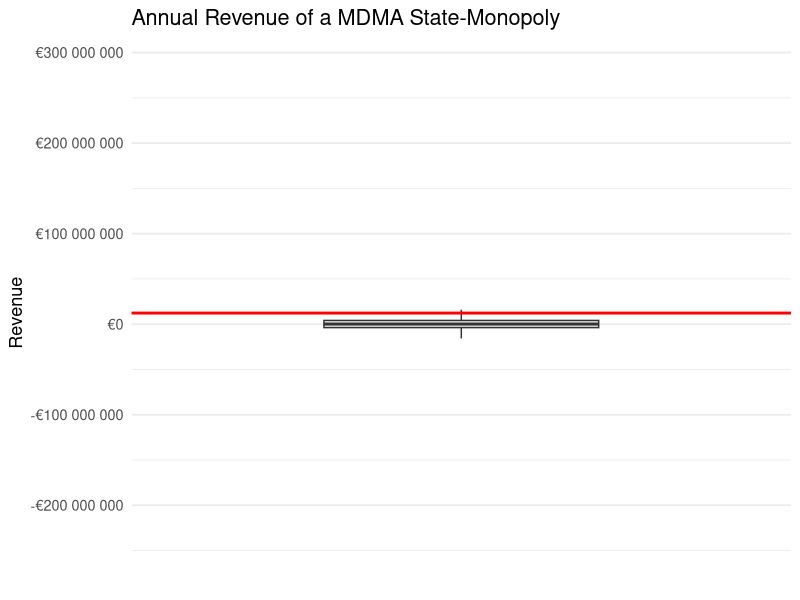
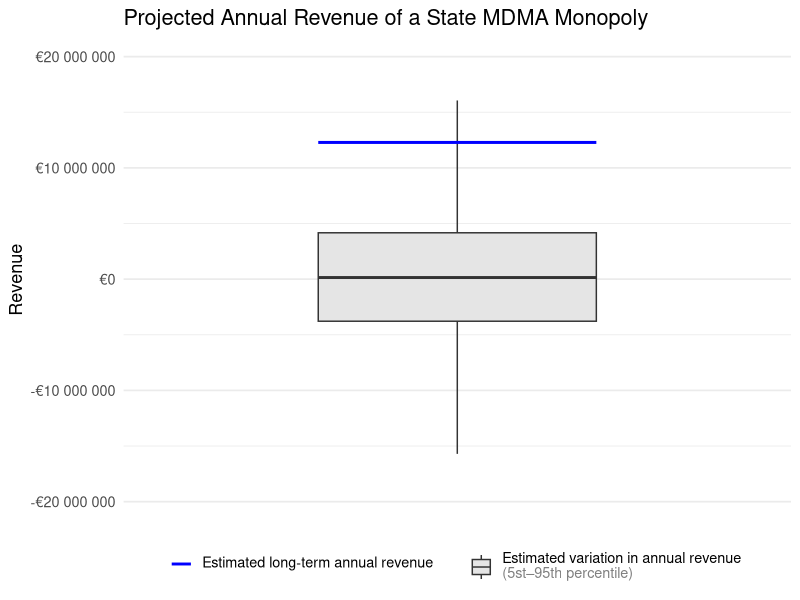

Write the R code that produced these figures, in order.
## ---- chunk 1

number_consumers <- 550000

# assumed normal distribution
intensity_mean <- 2
intensity_sd <- 0.5

# assumed uniform distribution
mkr_estimate <- 0.8
mkr_lower <- 0.4
mkr_upper <- 0.9

# assumed uniform distribution
price_estimate <- 5
price_lower <- 3
price_upper <- 8

# assumed uniform distribution
cost_estimate <- 2
cost_lower <- 1
cost_upper <- 10

## ---- chunk 2

party_panel <- read.csv("Party_Panel.csv") 
party_panel <- party_panel[-27,] # remove final five rows with single responses of frequencies above 30 times per year (lead to biased results)
party_panel <- as.data.frame(apply(party_panel, 2, as.numeric))



frequency_mean <- with(party_panel, sum(Gebruik * Frequencies) / sum(Frequencies))

## ---- chunk 3
set.seed(1234)

intensity <- rnorm(10000, intensity_mean, intensity_sd) # normal distribution around mean

market_capture_rate <- runif(10000, mkr_lower, mkr_upper) # uniform from lower to upper

costs <- runif(10000, cost_lower, cost_upper)

prices <- runif(10000, price_lower, price_upper)

## ---- chunk 4
set.seed(1234)

revenue <- replicate(10000, {
  
  freq   <- sample(party_panel[, 1], 1, prob = party_panel[, 3])
  inte   <- sample(intensity, 1)
  market <- sample(market_capture_rate, 1)
  price  <- sample(prices, 1)
  cost   <- sample(costs, 1)
  
  number_consumers * freq * inte * market * (price - cost)
  
})

revenue_estimate <- number_consumers * frequency_mean * intensity_mean * mkr_estimate * (price_estimate - cost_estimate)
## ---- chunk 5
library(ggplot2)
library(scales)

ggplot(data.frame(revenue), aes(x = "", y = revenue)) +
  geom_boxplot(width = 0.5, outlier.shape = NA, fill = "grey90") +
  coord_cartesian(ylim = quantile(revenue, c(0, 1))) +
  labs(
    title = "Annual Revenue of a MDMA State-Monopoly",
    x = NULL, y = "Revenue"
  ) +
  scale_y_continuous(labels = label_number(prefix = "€")) +
  theme_minimal(base_size = 13) +
  theme(
    plot.background  = element_rect(fill = "white", color = NA),
    panel.grid.major.x = element_blank(),
    axis.text.x = element_blank(),
    axis.ticks.x = element_blank()
  ) +
  geom_hline(yintercept = revenue_estimate, color = "red", linewidth = 1, linetype = "solid")

## ---- chunk 6
library(ggplot2)
library(scales)
library(ggtext)

ggplot(data.frame(revenue), aes(x = "", y = revenue)) +
  geom_boxplot(aes(fill = "Estimated variation in annual revenue (5st–95th percentile)"),
               width = 0.5, outlier.shape = NA) +
  coord_cartesian(ylim = quantile(revenue, c(0.05, 0.95))) +
  labs(
    title = "Projected Annual Revenue of a State MDMA Monopoly",
    x = NULL, y = "Revenue"
  ) +
  scale_y_continuous(labels = label_number(prefix = "€")) +
  geom_segment(data = data.frame(y = revenue_estimate),
               aes(x = 0.75, xend = 1.25, 
                 y = revenue_estimate, yend = revenue_estimate, 
                 color = "Estimated long-term annual revenue"),
             linewidth = 1) +
  scale_fill_manual(
    values = c("Estimated variation in annual revenue (5st–95th percentile)" = "grey90"),
    labels = c(
      "Estimated variation in annual revenue (5st–95th percentile)" =
        "Estimated variation in annual revenue <br><span style='color:grey50'>(5st–95th percentile)</span>"
    ),
    name = NULL
  ) +
  scale_color_manual(values = c("Estimated long-term annual revenue" = "blue"), name = NULL) +
  guides(
    color = guide_legend(order = 1, override.aes = list(linetype = "solid", linewidth = 1)),
    fill  = guide_legend(order = 2)
  ) +
  theme_minimal(base_size = 13) +
  theme(
    plot.background  = element_rect(fill = "white", color = NA),
    panel.grid.major.x = element_blank(),
    axis.text.x = element_blank(),
    axis.ticks.x = element_blank(),
    legend.position = "bottom",
    legend.text = element_markdown()
  )

